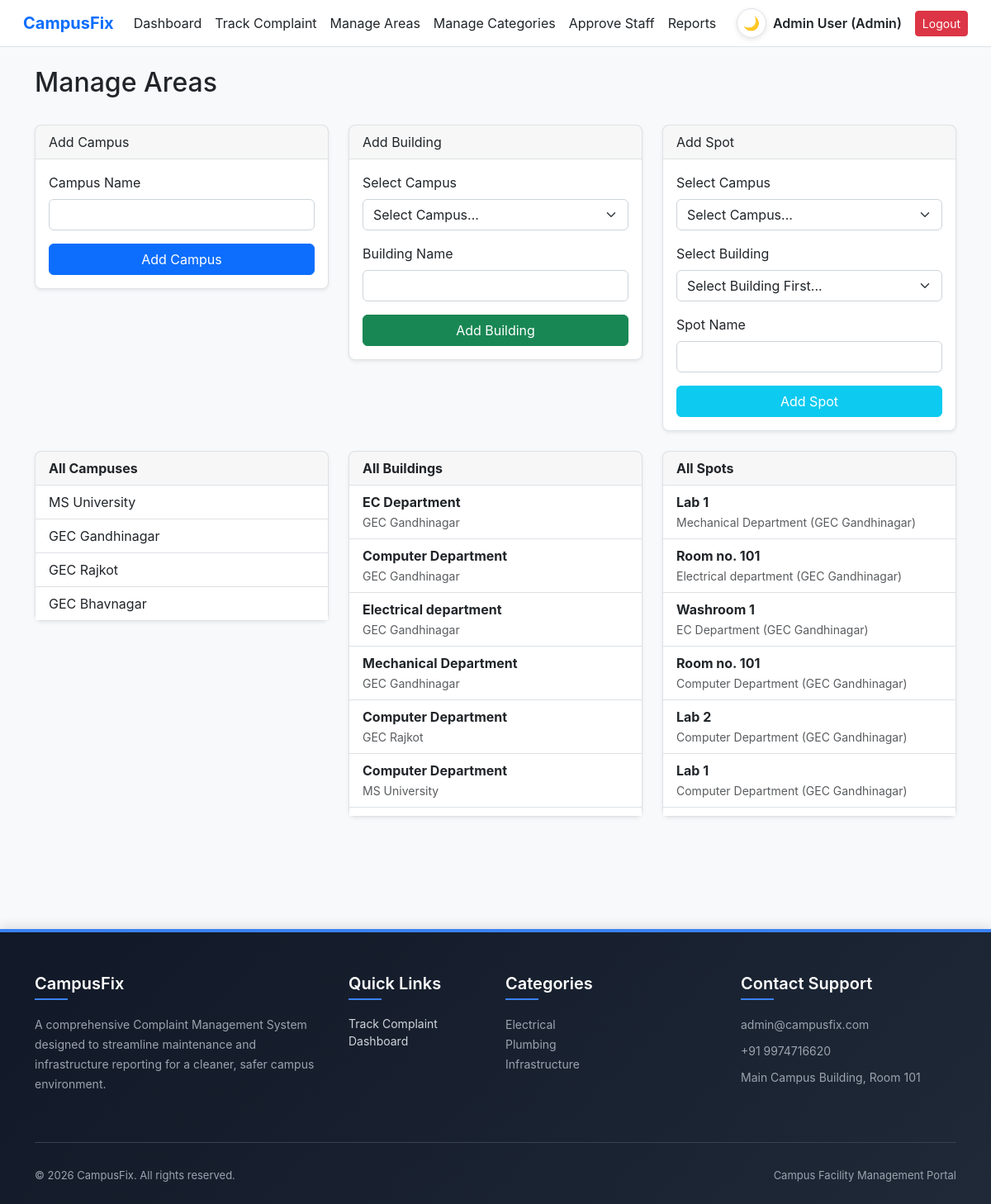
Page /manage_areas.php (signed in) on the committed database.
### tables this page shows
CREATE TABLE `campus` (
  `id` int(11) NOT NULL,
  `name` varchar(100) NOT NULL,
  `status` enum('Active','Inactive') DEFAULT 'Active'
);

CREATE TABLE `building` (
  `id` int(11) NOT NULL,
  `campus_id` int(11) NOT NULL,
  `name` varchar(100) NOT NULL,
  `status` enum('Active','Inactive') DEFAULT 'Active'
);

CREATE TABLE `spot` (
  `id` int(11) NOT NULL,
  `building_id` int(11) NOT NULL,
  `name` varchar(100) NOT NULL,
  `status` enum('Active','Inactive') DEFAULT 'Active'
);

### manage_areas.php (the view, shortened to what this page needs)
<?php
require_once __DIR__ . '/config/db.php';
$campuses = $pdo->query("SELECT * FROM campus ORDER BY id DESC")->fetchAll();
$buildings = $pdo->query("SELECT b.*, c.name as campus_name FROM building b JOIN campus c ON b.campus_id = c.id ORDER BY b.id DESC")->fetchAll();
$spots = $pdo->query("SELECT s.*, b.name as building_name, c.name as campus_name FROM spot s JOIN building b ON s.building_id = b.id JOIN campus c ON b.campus_id = c.id ORDER BY s.id DESC")->fetchAll();
require_once __DIR__ . '/includes/header.php';
?>
<div class="d-flex justify-content-between align-items-center mb-4">
    <h2>Manage Areas</h2>
</div>
<div class="row">
    <div class="col-md-4">
        <div class="card shadow-sm mb-4">
            <div class="card-header bg-primary">Add Campus</div>
            <div class="card-body">
                <form method="POST">
                    <div class="mb-3">
                        <label class="form-label">Campus Name</label>
                        <input type="text" name="campus_name" class="form-control" required>
                    </div>
                    <button type="submit" name="add_campus" class="btn btn-primary w-100">Add Campus</button>
                </form>
            </div>
        </div>
    </div>
    <div class="col-md-4">
        <div class="card shadow-sm mb-4">
            <div class="card-header bg-success">Add Building</div>
            <div class="card-body">
                <form method="POST">
                    <div class="mb-3">
                        <label class="form-label">Select Campus</label>
                        <select name="campus_id" class="form-select" required>
                            <option value="">Select Campus...</option>
                        </select>
                    </div>
                    <div class="mb-3">
                        <label class="form-label">Building Name</label>
                        <input type="text" name="building_name" class="form-control" required>
                    </div>
                    <button type="submit" name="add_building" class="btn btn-success w-100">Add Building</button>
                </form>
            </div>
        </div>
    </div>
    <div class="col-md-4">
        <div class="card shadow-sm mb-4">
            <div class="card-header bg-info">Add Spot</div>
            <div class="card-body">
                <form method="POST">
                    <div class="mb-3">
                        <label class="form-label">Select Campus</label>
                        <select id="spot_campus_id" class="form-select" required>
                            <option value="">Select Campus...</option>
                        </select>
                    </div>
                    <div class="mb-3">
                        <label class="form-label">Select Building</label>
                        <select name="building_id" id="spot_building_id" class="form-select" required>
                            <option value="">Select Building First...</option>
                        </select>
                    </div>
                    <div class="mb-3">
                        <label class="form-label">Spot Name</label>
                        <input type="text" name="spot_name" class="form-control" required>
                    </div>
                    <button type="submit" name="add_spot" class="btn btn-info text-white w-100">Add Spot</button>
                </form>
            </div>
        </div>
    </div>
</div>
<div class="row">
    <div class="col-md-4">
        <div class="card shadow-sm mb-4">
            <div class="card-header bg-light fw-bold">All Campuses</div>
            <div class="card-body p-0">
                <ul class="list-group list-group-flush" style="max-height: 400px; overflow-y: auto;">
                    <?php foreach($campuses as $c): ?>
                        <li class="list-group-item d-flex justify-content-between align-items-center">
                            <?= htmlspecialchars($c['name']) ?>
                        </li>
                    <?php endforeach; ?>
                </ul>
            </div>
        </div>
    </div>
    <div class="col-md-4">
        <div class="card shadow-sm mb-4">
            <div class="card-header bg-light fw-bold">All Buildings</div>
            <div class="card-body p-0">
                <ul class="list-group list-group-flush" style="max-height: 400px; overflow-y: auto;">
                    <?php foreach($buildings as $b): ?>
                        <li class="list-group-item">
                            <div class="d-flex justify-content-between align-items-center">
                                <strong><?= htmlspecialchars($b['name']) ?></strong>
                            </div>
                            <small class="text-muted"><i class="bi bi-geo-alt"></i> <?= htmlspecialchars($b['campus_name']) ?></small>
                        </li>
                    <?php endforeach; ?>
                </ul>
            </div>
        </div>
    </div>
    <div class="col-md-4">
        <div class="card shadow-sm mb-4">
            <div class="card-header bg-light fw-bold">All Spots</div>
            <div class="card-body p-0">
                <ul class="list-group list-group-flush" style="max-height: 400px; overflow-y: auto;">
                    <?php foreach($spots as $s): ?>
                        <li class="list-group-item">
                            <div class="d-flex justify-content-between align-items-center">
                                <strong><?= htmlspecialchars($s['name']) ?></strong>
                            </div>
                            <small class="text-muted"><i class="bi bi-building"></i> <?= htmlspecialchars($s['building_name']) ?> (<?= htmlspecialchars($s['campus_name']) ?>)</small>
                        </li>
                    <?php endforeach; ?>
                </ul>
            </div>
        </div>
    </div>
</div>
<?php require_once __DIR__ . '/includes/footer.php'; ?>

### assets/css/style.css (style rules this page uses)
:root { --bg-body: #f8f9fa; --text-main: #212529; --surface-navbar: #ffffff; --border-default: #dee2e6; --surface-card: #ffffff; --surface-card-header: rgba(0, 0, 0, 0.03); --surface-input: #ffffff; --border-input: #ced4da; --text-muted: #6c757d; --surface-table-head: #ffffff; --surface-section: #ffffff; }
html, body, body *, .navbar, .card, .modal-content, .form-control, .form-select, .table, section, footer, aside { transition: background-color 0.3s ease, color 0.3s ease, border-color 0.3s ease, box-shadow 0.3s ease; }
html, body { height: 100%; margin: 0; }
body { background-color: var(--bg-body); color: var(--text-main); font-family: 'Inter', system-ui, -apple-system, sans-serif; display: flex; flex-direction: column; }
.card { background-color: var(--surface-card) !important; border: 1px solid var(--border-default) !important; border-radius: 8px; box-shadow: 0 1px 3px rgba(0,0,0,0.05); }
.card-header { background-color: var(--surface-card-header) !important; border-bottom: 1px solid var(--border-default) !important; color: var(--text-main); }
.form-control, .form-select { background-color: var(--surface-input) !important; border: 1px solid var(--border-input) !important; color: var(--text-main) !important; }
.form-control::placeholder { color: var(--text-muted); opacity: 0.7; }
section, .modal-content, .list-group-item, .dropdown-menu { background-color: var(--surface-section); color: var(--text-main); border-color: var(--border-default); }

### rows in the picture
campus: name "MS University"
campus: name "GEC Gandhinagar"
campus: name "GEC Rajkot"
campus: name "GEC Bhavnagar"
building: name "EC Department", campus.name "GEC Gandhinagar"
building: name "Computer Department", campus.name "GEC Gandhinagar"
building: name "Electrical department", campus.name "GEC Gandhinagar"
building: name "Mechanical Department", campus.name "GEC Gandhinagar"
building: name "Computer Department", campus.name "GEC Rajkot"
building: name "Computer Department", campus.name "MS University"
spot: name "Lab 1", building.name "Mechanical Department", campus.name "GEC Gandhinagar"
spot: name "Room no. 101", building.name "Electrical department", campus.name "GEC Gandhinagar"
spot: name "Washroom 1", building.name "EC Department", campus.name "GEC Gandhinagar"
spot: name "Room no. 101", building.name "Computer Department", campus.name "GEC Gandhinagar"
spot: name "Lab 2", building.name "Computer Department", campus.name "GEC Gandhinagar"
spot: name "Lab 1", building.name "Computer Department", campus.name "GEC Gandhinagar"

### other values in the picture
$_SESSION['name'] "Admin User"
$_SESSION['role'] "Admin"
